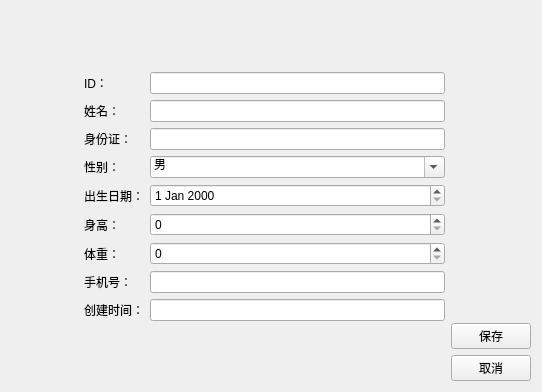
<?xml version="1.0" encoding="UTF-8"?>
<ui version="4.0">
 <class>PatientEditView</class>
 <widget class="QWidget" name="PatientEditView">
  <property name="geometry">
   <rect>
    <x>0</x>
    <y>0</y>
    <width>542</width>
    <height>392</height>
   </rect>
  </property>
  <property name="windowTitle">
   <string>Form</string>
  </property>
  <layout class="QHBoxLayout" name="horizontalLayout">
   <item>
    <spacer name="horizontalSpacer">
     <property name="orientation">
      <enum>Qt::Orientation::Horizontal</enum>
     </property>
     <property name="sizeType">
      <enum>QSizePolicy::Policy::Fixed</enum>
     </property>
     <property name="sizeHint" stdset="0">
      <size>
       <width>73</width>
       <height>20</height>
      </size>
     </property>
    </spacer>
   </item>
   <item>
    <layout class="QGridLayout" name="gridLayout">
     <item row="3" column="1">
      <widget class="QLineEdit" name="identificationInput"/>
     </item>
     <item row="1" column="0">
      <widget class="QLabel" name="ID">
       <property name="text">
        <string>ID：</string>
       </property>
      </widget>
     </item>
     <item row="2" column="0">
      <widget class="QLabel" name="name">
       <property name="text">
        <string>姓名：</string>
       </property>
      </widget>
     </item>
     <item row="7" column="1">
      <widget class="QSpinBox" name="weightInput">
       <property name="maximum">
        <number>999</number>
       </property>
      </widget>
     </item>
     <item row="4" column="0">
      <widget class="QLabel" name="Sex">
       <property name="text">
        <string>性别：</string>
       </property>
      </widget>
     </item>
     <item row="6" column="0">
      <widget class="QLabel" name="height">
       <property name="text">
        <string>身高：</string>
       </property>
      </widget>
     </item>
     <item row="8" column="0">
      <widget class="QLabel" name="phoneNumber">
       <property name="text">
        <string>手机号：</string>
       </property>
      </widget>
     </item>
     <item row="4" column="1">
      <widget class="QComboBox" name="sexInput">
       <property name="editable">
        <bool>true</bool>
       </property>
       <property name="currentText">
        <string>男</string>
       </property>
       <item>
        <property name="text">
         <string>男</string>
        </property>
       </item>
       <item>
        <property name="text">
         <string>女</string>
        </property>
       </item>
      </widget>
     </item>
     <item row="5" column="0">
      <widget class="QLabel" name="birth">
       <property name="text">
        <string>出生日期：</string>
       </property>
      </widget>
     </item>
     <item row="0" column="1">
      <spacer name="verticalSpacer_2">
       <property name="orientation">
        <enum>Qt::Orientation::Vertical</enum>
       </property>
       <property name="sizeHint" stdset="0">
        <size>
         <width>20</width>
         <height>40</height>
        </size>
       </property>
      </spacer>
     </item>
     <item row="10" column="1">
      <spacer name="verticalSpacer_3">
       <property name="orientation">
        <enum>Qt::Orientation::Vertical</enum>
       </property>
       <property name="sizeHint" stdset="0">
        <size>
         <width>20</width>
         <height>40</height>
        </size>
       </property>
      </spacer>
     </item>
     <item row="3" column="0">
      <widget class="QLabel" name="Identification">
       <property name="text">
        <string>身份证：</string>
       </property>
      </widget>
     </item>
     <item row="5" column="1">
      <widget class="QDateEdit" name="birthInput"/>
     </item>
     <item row="7" column="0">
      <widget class="QLabel" name="weight">
       <property name="text">
        <string>体重：</string>
       </property>
      </widget>
     </item>
     <item row="8" column="1">
      <widget class="QLineEdit" name="phonrNumberInput"/>
     </item>
     <item row="1" column="1">
      <widget class="QLineEdit" name="IDInput"/>
     </item>
     <item row="2" column="1">
      <widget class="QLineEdit" name="nameInput"/>
     </item>
     <item row="6" column="1">
      <widget class="QSpinBox" name="heightInput">
       <property name="maximum">
        <number>999</number>
       </property>
      </widget>
     </item>
     <item row="9" column="0">
      <widget class="QLabel" name="label">
       <property name="text">
        <string>创建时间：</string>
       </property>
      </widget>
     </item>
     <item row="9" column="1">
      <widget class="QLineEdit" name="createTime"/>
     </item>
    </layout>
   </item>
   <item>
    <layout class="QVBoxLayout" name="verticalLayout_2">
     <item>
      <spacer name="verticalSpacer">
       <property name="orientation">
        <enum>Qt::Orientation::Vertical</enum>
       </property>
       <property name="sizeHint" stdset="0">
        <size>
         <width>20</width>
         <height>40</height>
        </size>
       </property>
      </spacer>
     </item>
     <item>
      <layout class="QVBoxLayout" name="verticalLayout">
       <item>
        <widget class="QPushButton" name="btSave">
         <property name="text">
          <string>保存</string>
         </property>
        </widget>
       </item>
       <item>
        <widget class="QPushButton" name="btCancel">
         <property name="text">
          <string>取消</string>
         </property>
        </widget>
       </item>
      </layout>
     </item>
    </layout>
   </item>
  </layout>
 </widget>
 <resources/>
 <connections/>
</ui>
